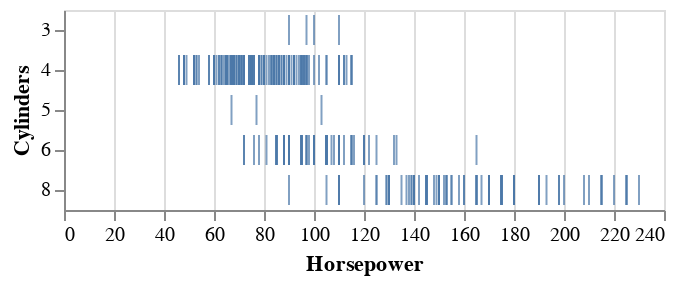

Write notebook code for a chart like this one.
### Markdown cell above
```python
import altair as alt
from vega_datasets import data

source = data.cars()

alt.Chart(source).mark_tick().encode(
    x='Horsepower:Q',
    y='Cylinders:O'
)
```

### Code cell
dataset("cars") |>
@vlplot(:tick,enc={x="Horsepower:q",y="Cylinders:o"})

### Figure 1 — Vega-Lite specification as saved in the notebook (floating-point values rounded to 4 significant figures; data arrays with more than 128 entries replaced by an {"elided": "..."} marker saying what was removed)
{"data": {"values": {"elided": "406 records"}}, "encoding": {"x": {"field": "Horsepower", "type": "quantitative"}, "y": {"field": "Cylinders", "type": "ordinal"}}, "mark": "tick"}
